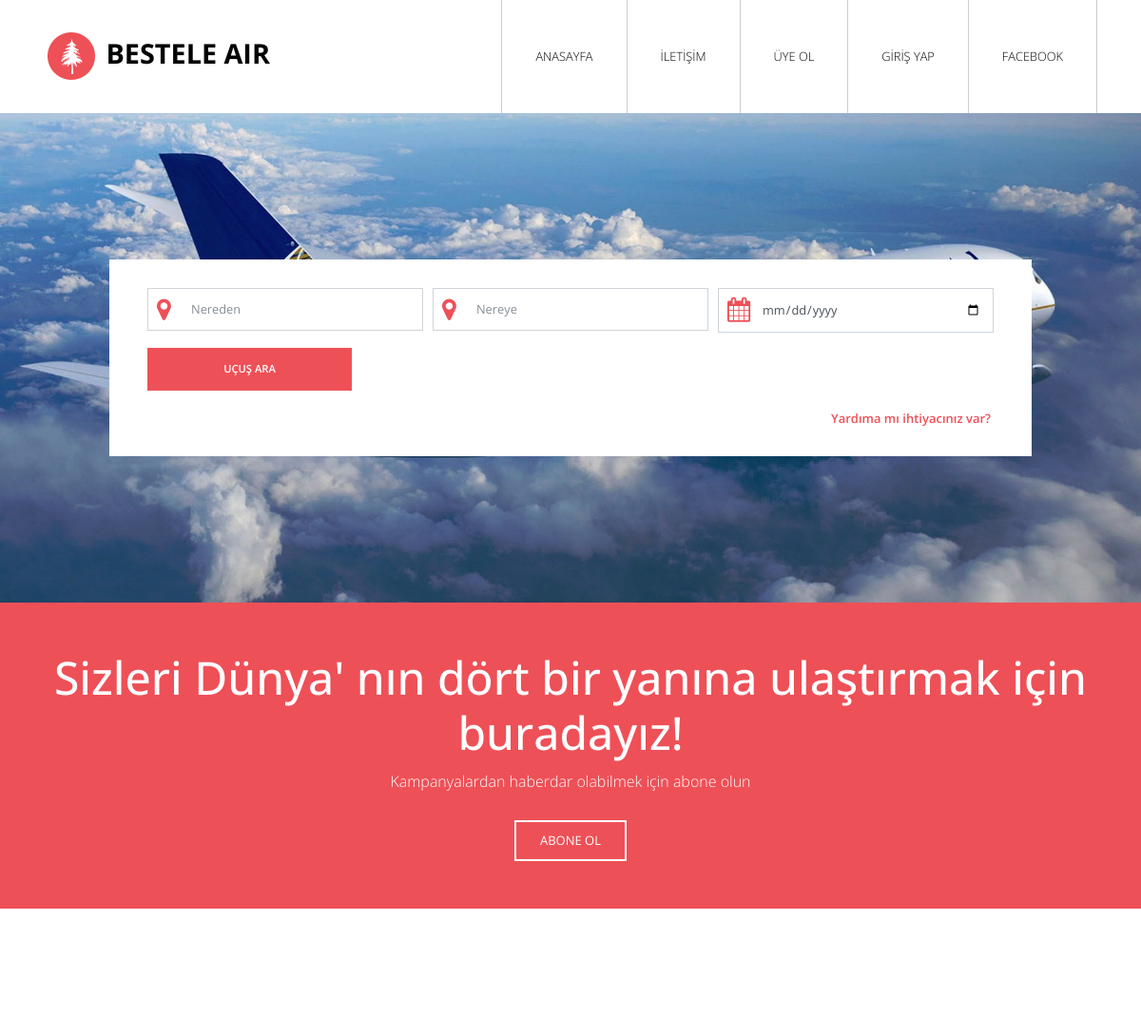
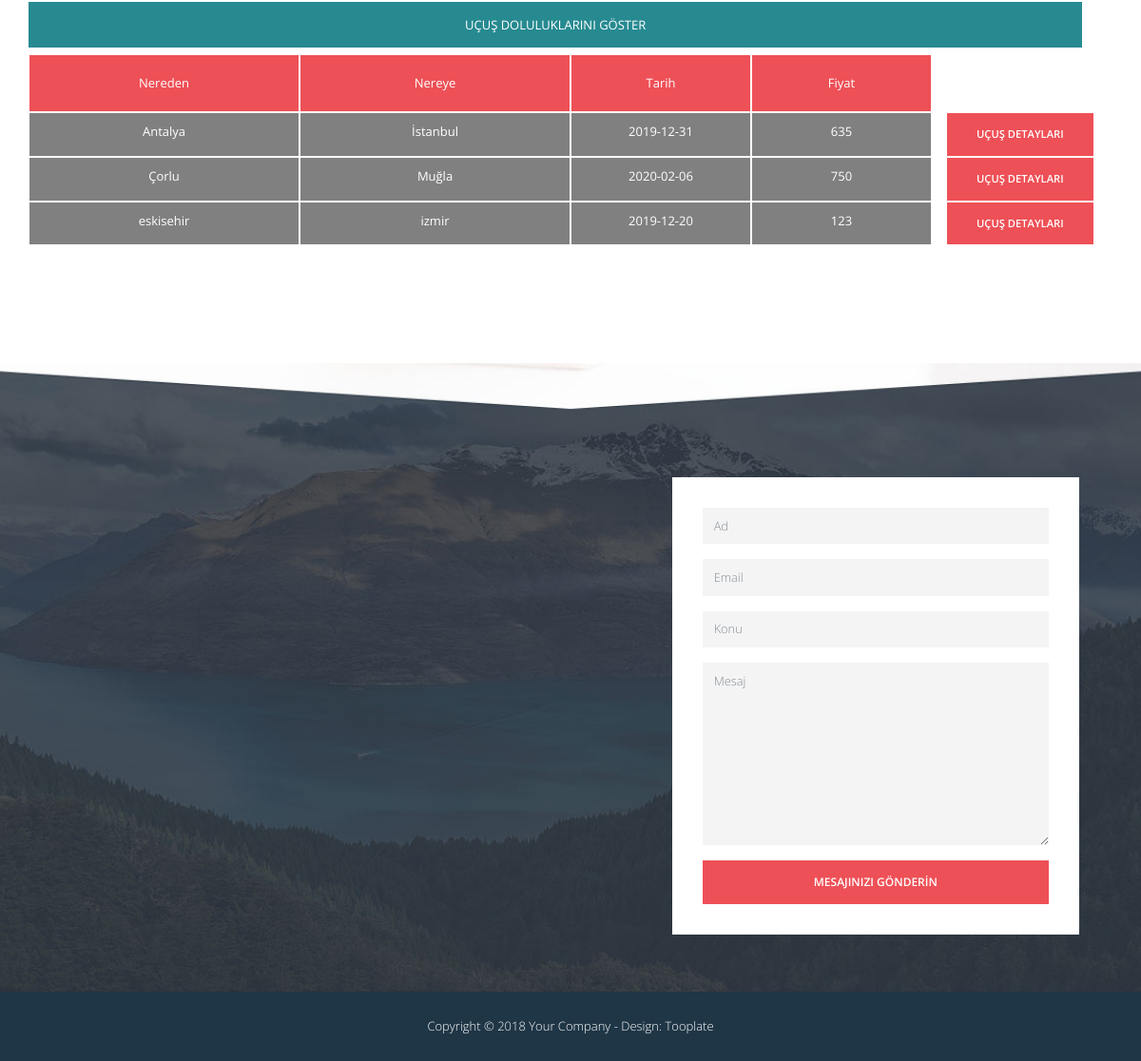
The page / on the database its author committed (2 pictures, top to bottom).
### tables this page shows
CREATE TABLE ucuslar (
	UcusID INTEGER PRIMARY KEY AUTOINCREMENT,
	KalkisYeri varchar(30),
	InisYeri nvarchar(30),
	Fiyat INT,
	Tarih datetime,
	KoltukID varchar(11),
	CONSTRAINT fk_koltuk2 FOREIGN KEY (KoltukID) REFERENCES koltuk(UcusID)
	);

### __init__.py (the view)
@app.route('/')
def home():
    con = sql.connect("veritabani.db")
    con.row_factory= sql.Row
    cur= con.cursor() # veritabanında bulunan tablolarda gezinmek için imleç oluştur
    cur.execute("select * from ucuslar")
    rows= cur.fetchall() # tüm kayıtları getir
    return render_template("index.html", ucuslar = rows)

### templates/index.html (shortened to what this page needs)
<!DOCTYPE html>
<html lang="tr">
<head>
    <link rel="stylesheet" href="../static/font-awesome-4.7.0/css/font-awesome.min.css">
    <link rel="stylesheet" href="../static/css/bootstrap.min.css">
    <link rel="stylesheet" type="text/css" href="../static/slick/slick.css"/>
    <link rel="stylesheet" type="text/css" href="../static/slick/slick-theme.css"/>
    <link rel="stylesheet" type="text/css" href="../static/css/datepicker.css"/>
    <link rel="stylesheet" href="../static/css/tooplate-style.css">
    <link rel="stylesheet" href="../static/css/styles.css">
</head>
    <body>
        <div class="tm-main-content" id="top">
            <div class="tm-top-bar-bg"></div>
            <div class="tm-top-bar" id="tm-top-bar">
                <div class="container">
                    <div class="row">
                        <nav class="navbar navbar-expand-lg narbar-light">
                            <a class="navbar-brand mr-auto" href="#">
                                <img src="../static/img/logo.png" alt="Site logo">
                                BESTELE AIR
                            </a>
                            <div id="mainNav" class="collapse navbar-collapse tm-bg-white">
                                <ul class="navbar-nav ml-auto">
                                  <li class="nav-item">
                                    <a class="nav-link" href="{{url_for('home')}}">ANASAYFA<span class="sr-only">(current)</span></a>
                                  </li>
                                  <li class="nav-item">
                                    <a class="nav-link" href="#tm-section-6">İLETİŞİM</a>
                                  </li>
                                {% if session.logged_in %}
                                <li class="nav-item">
                                  <a class="nav-link" href="{{url_for('hesabim')}}">HESABIM</a>
                                </li>
                                <li class="nav-item">
                                  <a class="nav-link" href="{{url_for('logout')}}">ÇIKIŞ YAP</a>
                                </li>
                                {% else %}
                                  <li class="nav-item">
                                    <a class="nav-link" href="{{url_for('kayit')}}">ÜYE OL</a>
                                  </li>
                                  <li class="nav-item">
                                    <a class="nav-link" href="{{url_for('giris')}}">GİRİŞ YAP</a>
                                  </li>
                                {% endif %}
                                <li class="nav-item">
                                  <a class="nav-link" href="{{url_for('face')}}">Facebook</a>
                                </li>
                                </ul>
                            </div>
                        </nav>
                    </div>
                </div>
            </div>
            <div class="tm-section tm-bg-img" id="tm-section-1">
                <div class="tm-bg-white ie-container-width-fix-2">
                    <div class="container ie-h-align-center-fix">
                        <div class="row">
                            <div class="col-xs-12 ml-auto mr-auto ie-container-width-fix">
                                <form action="{{url_for('ucusfiltre') }}" method="POST" class="tm-search-form tm-section-pad-2">
                                    <div class="form-row tm-search-form-row">
                                        <div class="form-group tm-form-element tm-form-element-100">
                                            <i class="fa fa-map-marker fa-2x tm-form-element-icon"></i>
                                            <input name="KalkisYeri" type="text" class="form-control" id="inputCity" placeholder="Nereden">
                                        </div>
										 <div class="form-group tm-form-element tm-form-element-100">
                                            <i class="fa fa-map-marker fa-2x tm-form-element-icon"></i>
                                            <input name="InisYeri" type="text" class="form-control" id="inputCity" placeholder="Nereye">
                                        </div>
                                        <div class="form-group tm-form-element tm-form-element-50">
                                            <i class="fa fa-calendar fa-2x tm-form-element-icon"></i>
                                            <input name="Tarih" type="date" class="form-control" id="" placeholder="Tarih">
                                        </div>
                                        <div class="form-group tm-form-element tm-form-element-2">
                                            <button type="submit" class="btn btn-primary tm-btn-search">Uçuş Ara</button>
                                        </div>
                                    </div>
                                      <div class="form-row clearfix pl-2 pr-2 tm-fx-col-xs">
                                          <a href="#" class="ie-10-ml-auto ml-auto mt-1 tm-font-semibold tm-color-primary">Yardıma mı ihtiyacınız var?</a>
                                      </div>
                                </form>
                            </div>
                        </div>
                    </div>
                </div>
            </div>
            <div class="tm-section-2">
                <div class="container">
                    <div class="row">
                        <div class="col text-center">
                            <h2 class="tm-section-title">Sizleri Dünya' nın dört bir yanına ulaştırmak için buradayız!</h2>
                            <p class="tm-color-white tm-section-subtitle">Kampanyalardan haberdar olabilmek için abone olun</p>
                            <a href="#" class="tm-color-white tm-btn-white-bordered">Abone Ol</a>
                        </div>
                    </div>
                </div>
            </div>
            <div class="tm-section tm-position-relative" id="tm-section-3">
                <div class="container tm-pt-5 tm-pb-4">
                    <div class="row">
                        <div class="col-md-12" style="padding: 0px; margin-bottom: 10px;">
                            <a href="{{ url_for('ucusdoluluk') }}" style="text-decoration: none; color: white; background-color: #278a91; padding: 15px 459px;">UÇUŞ DOLULUKLARINI GÖSTER</a>
                        </div>
                    </div>
                    <div class="row">
                        <div class="col-md-3 baslik">
                            Nereden
                        </div>
                        <div class="col-md-3 baslik">
                            Nereye
                        </div>
                        <div class="col-md-2 baslik">
                            Tarih
                        </div>
                        <div class="col-md-2 baslik">
                            Fiyat
                        </div>
                        <div class="col-md-2">
                        </div>
                    </div>
                    {% for row in ucuslar %}
                    <form action="{{url_for('ucusdetay', id=row["UcusID"]) }}" method="POST" class="tm-search-form ">
                        <div class="row">
                            <div class="col-md-3 satir">
                                {{row["KalkisYeri"]}}
                            </div>
                            <div class="col-md-3 satir">
                                {{row["InisYeri"]}}
                            </div>
                            <div class="col-md-2 satir">
                                {{row["Tarih"]}}
                            </div>
                            <div class="col-md-2 satir">
                                {{row["Fiyat"]}}
                            </div>
                            <div class="col-md-2 ucusDetaybtn">
                                <button type="submit" class="btn btn-primary">Uçuş Detayları</button>
                            </div>
                        </div>
                    </form>
                    {% endfor %}
                </div>
            </div>
            <div class="tm-section tm-section-pad tm-bg-img tm-position-relative" id="tm-section-6">
                <div class="container ie-h-align-center-fix">
                    <div class="row">
                        <div class="col-xs-12 col-sm-12 col-md-6 col-lg-6 col-xl-7">
                            <div id="google-map"></div>
                        </div>
                        <div class="col-xs-12 col-sm-12 col-md-6 col-lg-6 col-xl-5 mt-3 mt-md-0">
                            <div class="tm-bg-white tm-p-4">
                                <form action="index.html" method="post" class="contact-form">
                                    <div class="form-group">
                                        <input type="text" id="contact_name" name="contact_name" class="form-control" placeholder="Ad"  required/>
                                    </div>
                                    <div class="form-group">
                                        <input type="email" id="contact_email" name="contact_email" class="form-control" placeholder="Email"  required/>
                                    </div>
                                    <div class="form-group">
                                        <input type="text" id="contact_subject" name="contact_subject" class="form-control" placeholder="Konu"  required/>
                                    </div>
                                    <div class="form-group">
                                        <textarea id="contact_message" name="contact_message" class="form-control" rows="9" placeholder="Mesaj" required></textarea>
                                    </div>
                                    <button type="submit" class="btn btn-primary tm-btn-primary">Mesajınızı Gönderin</button>
                                </form>
                            </div>
                        </div>
                    </div>
                </div>
            </div>
            <footer class="tm-bg-dark-blue">
                <div class="container">
                    <div class="row">
                        <p class="col-sm-12 text-center tm-font-light tm-color-white p-4 tm-margin-b-0">
                        Copyright &copy; <span class="tm-current-year">2018</span> Your Company
                        - Design: Tooplate</p>
                    </div>
                </div>
            </footer>
        </div>
</body>
</html>

### static/css/tooplate-style.css (style rules this page uses)
body { font-family: 'Open Sans', Helvetica, Arial, sans-serif; font-size: 13px; font-weight: 400; overflow-x: hidden; }
a, button { transition: all 0.3s ease; }
.tm-position-relative { position: relative; }
.tm-margin-b-0 { margin-bottom: 0; }
.tm-p-4 { padding: 2rem!important; }
.tm-color-white { color: white; }
.tm-color-primary { color: #ee5057; }
.tm-bg-white { background: white; }
.tm-bg-dark-blue { background: #1f3646; }
.tm-section-pad { padding: 30px 50px; }
.tm-section-pad-2 { padding: 30px 40px; }
.tm-font-light { font-weight: 300; }
.tm-font-semibold { font-weight: 600; }
p { color: #898989; line-height: 1.9; }
.navbar { width: 100%; padding-top: 0; padding-bottom: 0; }
.navbar-brand { font-size: 1.8rem; font-weight: 700; }
.navbar a { color: black; }
.nav-item { background: transparent; border-left: 1px solid #ccc; cursor: pointer; font-size: 0.8rem; font-weight: 300; text-transform: uppercase; padding: 0; transition: all 0.5s ease; }
.nav-item:last-child { border-right: 1px solid #ccc; }
.tm-top-bar .navbar-expand-lg .navbar-nav .nav-link { padding: 50px 35px; }
.tm-top-bar { position: fixed; top: 0; left: 0; width: 100%; padding: 0; z-index: 10000; transition: all 0.2s ease-in-out; height: 119px; background: white; }
.tm-top-bar-bg { height: 119px; }
.tm-section { min-height: 515px; }
.tm-section-pad { padding-top: 80px; padding-bottom: 80px; }
#tm-section-1 { background-image: url('../img/ucak4.jpg'); height: 515px; }
#tm-section-6 { background-image: url('../img/bg-img-3.jpg'); background-position: top center; padding-top: 120px; padding-bottom: 60px; }
.tm-bg-img { background-position: center center; background-repeat: no-repeat; background-size: cover; display: -webkit-box; display: -webkit-flex; display: -ms-flexbox; display: flex; -webkit-box-align: center; -webkit-align-items: center; -ms-flex-align: center; align-items: center; -webkit-box-pack: center; -webkit-justify-content: center; -ms-flex-pack: center; justify-content: center }
.form-control { border-radius: 0; padding: 0.6rem 0.75rem; }
.btn-primary { background-color: #ee5057; border-color: #ee5057; border-radius: 0; cursor: pointer; font-size: 0.7rem; font-weight: 600; padding: 13px 30px; text-transform: uppercase; }
.tm-search-form .tm-form-element { padding: 0 5px; }
.tm-form-element { position: relative; }
.tm-form-element:last-child { margin-right: 0; }
.tm-form-element-icon { color: #ee5057; position: absolute; top: 10px; left: 15px; }
.tm-search-form .form-control { font-size: 0.8rem; padding: 0.75rem 0.75rem 0.75rem 45px; }
.tm-search-form .tm-form-element { width: 33.3333%; }
.tm-search-form .tm-form-element-2 { width: 25%; }
.tm-search-form-row { width: 900px; }
.tm-btn-search { width: 100%; }
.tm-pt-5 { padding-top: 150px; }
.tm-pb-4 { padding-bottom: 100px; }
.tm-section-2 { background: #ee5057; padding-top: 50px; padding-bottom: 50px; position: relative; }
.tm-section-title { color: white; font-size: 3rem; }
.tm-section-subtitle { font-size: 1rem; font-weight: 300; margin-bottom: 25px; }
.tm-btn-white-bordered { display: inline-block; padding: 10px 25px; border: 2px solid white; background: transparent; text-transform: uppercase; }
.tm-btn-primary { display: block; width: 100%; text-align: center; margin-left: auto; margin-right: auto; font-size: 0.75rem; }
#google-map { height: 479px; width: 100%; }
.contact-form .form-control { background-color: #F4F4F4; border: none; font-size: 0.8rem; font-weight: 300; }
.clearfix:after { content: " "; visibility: hidden; display: block; height: 0; clear: both; }

### static/css/styles.css (style rules this page uses)
.baslik { padding: 20px; border: 1px solid white; color: white; margin-top: 10px; text-align: center; background-color: #ee5057 !important; }
.satir { padding: 10px; border: 1px solid white; color: white; text-align: center; background-color: gray !important; }
.ucusDetaybtn { border: 1px solid white; }

### rows shown on the page
ucuslar: KalkisYeri "Antalya", InisYeri "İstanbul", Tarih "2019-12-31", Fiyat "635"
ucuslar: KalkisYeri "Çorlu", InisYeri "Muğla", Tarih "2020-02-06", Fiyat "750"
ucuslar: KalkisYeri "eskisehir", InisYeri "izmir", Tarih "2019-12-20", Fiyat "123"
